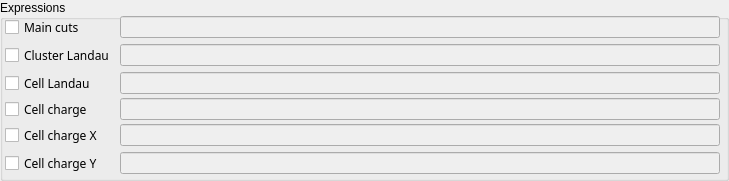
    <widget class="QGroupBox" name="groupBox_8">
     <property name="geometry">
      <rect>
       <x>4</x>
       <y>4</y>
       <width>729</width>
       <height>181</height>
      </rect>
     </property>
     <property name="title">
      <string>Expressions</string>
     </property>
     <widget class="customLineEdit" name="chargeCuts5LE">
      <property name="enabled">
       <bool>false</bool>
      </property>
      <property name="geometry">
       <rect>
        <x>120</x>
        <y>44</y>
        <width>600</width>
        <height>22</height>
       </rect>
      </property>
      <property name="palette">
       <palette>
        <active>
         <colorrole role="Text">
          <brush brushstyle="SolidPattern">
           <color alpha="255">
            <red>0</red>
            <green>0</green>
            <blue>255</blue>
           </color>
          </brush>
         </colorrole>
        </active>
        <inactive>
         <colorrole role="Text">
          <brush brushstyle="SolidPattern">
           <color alpha="255">
            <red>0</red>
            <green>0</green>
            <blue>255</blue>
           </color>
          </brush>
         </colorrole>
        </inactive>
        <disabled>
         <colorrole role="Text">
          <brush brushstyle="SolidPattern">
           <color alpha="255">
            <red>118</red>
            <green>118</green>
            <blue>117</blue>
           </color>
          </brush>
         </colorrole>
        </disabled>
       </palette>
      </property>
      <property name="font">
       <font>
        <weight>75</weight>
        <bold>true</bold>
       </font>
      </property>
      <property name="toolTip">
       <string>&lt;!DOCTYPE HTML PUBLIC &quot;-//W3C//DTD HTML 4.0//EN&quot; &quot;http://www.w3.org/TR/REC-html40/strict.dtd&quot;&gt;
&lt;html&gt;&lt;head&gt;&lt;meta name=&quot;qrichtext&quot; content=&quot;1&quot; /&gt;&lt;style type=&quot;text/css&quot;&gt;
p, li { white-space: pre-wrap; }
&lt;/style&gt;&lt;/head&gt;&lt;body style=&quot; font-family:'Sans Serif'; font-size:9pt; font-weight:400; font-style:normal;&quot;&gt;
&lt;table style=&quot;-qt-table-type: root; margin-top:4px; margin-bottom:4px; margin-left:4px; margin-right:4px;&quot;&gt;
&lt;tr&gt;
&lt;td style=&quot;border: none;&quot;&gt;
&lt;p align=&quot;center&quot; style=&quot; margin-top:0px; margin-bottom:0px; margin-left:0px; margin-right:0px; -qt-block-indent:0; text-indent:0px;&quot;&gt;&lt;span style=&quot; font-size:18pt; font-weight:600; text-decoration: underline; color:#0000ff;&quot;&gt;ROOT filename&lt;/span&gt;&lt;/p&gt;
&lt;p style=&quot;-qt-paragraph-type:empty; margin-top:0px; margin-bottom:0px; margin-left:0px; margin-right:0px; -qt-block-indent:0; text-indent:0px;&quot;&gt;&lt;/p&gt;
&lt;p style=&quot; margin-top:0px; margin-bottom:0px; margin-left:0px; margin-right:0px; -qt-block-indent:0; text-indent:0px;&quot;&gt;The full path of the selected ROOT&lt;/p&gt;
&lt;p style=&quot; margin-top:0px; margin-bottom:0px; margin-left:0px; margin-right:0px; -qt-block-indent:0; text-indent:0px;&quot;&gt;input data file (these files contain&lt;/p&gt;
&lt;p style=&quot; margin-top:0px; margin-bottom:0px; margin-left:0px; margin-right:0px; -qt-block-indent:0; text-indent:0px;&quot;&gt;event objects).&lt;/p&gt;&lt;/td&gt;&lt;/tr&gt;&lt;/table&gt;&lt;/body&gt;&lt;/html&gt;</string>
      </property>
      <property name="text">
       <string/>
      </property>
      <property name="readOnly">
       <bool>false</bool>
      </property>
     </widget>
     <widget class="customLineEdit" name="chargeCuts3LE">
      <property name="enabled">
       <bool>false</bool>
      </property>
      <property name="geometry">
       <rect>
        <x>120</x>
        <y>124</y>
        <width>600</width>
        <height>22</height>
       </rect>
      </property>
      <property name="palette">
       <palette>
        <active>
         <colorrole role="Text">
          <brush brushstyle="SolidPattern">
           <color alpha="255">
            <red>0</red>
            <green>0</green>
            <blue>255</blue>
           </color>
          </brush>
         </colorrole>
        </active>
        <inactive>
         <colorrole role="Text">
          <brush brushstyle="SolidPattern">
           <color alpha="255">
            <red>0</red>
            <green>0</green>
            <blue>255</blue>
           </color>
          </brush>
         </colorrole>
        </inactive>
        <disabled>
         <colorrole role="Text">
          <brush brushstyle="SolidPattern">
           <color alpha="255">
            <red>118</red>
            <green>118</green>
            <blue>117</blue>
           </color>
          </brush>
         </colorrole>
        </disabled>
       </palette>
      </property>
      <property name="font">
       <font>
        <weight>75</weight>
        <bold>true</bold>
       </font>
      </property>
      <property name="toolTip">
       <string>&lt;!DOCTYPE HTML PUBLIC &quot;-//W3C//DTD HTML 4.0//EN&quot; &quot;http://www.w3.org/TR/REC-html40/strict.dtd&quot;&gt;
&lt;html&gt;&lt;head&gt;&lt;meta name=&quot;qrichtext&quot; content=&quot;1&quot; /&gt;&lt;style type=&quot;text/css&quot;&gt;
p, li { white-space: pre-wrap; }
&lt;/style&gt;&lt;/head&gt;&lt;body style=&quot; font-family:'Sans Serif'; font-size:9pt; font-weight:400; font-style:normal;&quot;&gt;
&lt;table style=&quot;-qt-table-type: root; margin-top:4px; margin-bottom:4px; margin-left:4px; margin-right:4px;&quot;&gt;
&lt;tr&gt;
&lt;td style=&quot;border: none;&quot;&gt;
&lt;p align=&quot;center&quot; style=&quot; margin-top:0px; margin-bottom:0px; margin-left:0px; margin-right:0px; -qt-block-indent:0; text-indent:0px;&quot;&gt;&lt;span style=&quot; font-size:18pt; font-weight:600; text-decoration: underline; color:#0000ff;&quot;&gt;ROOT filename&lt;/span&gt;&lt;/p&gt;
&lt;p style=&quot;-qt-paragraph-type:empty; margin-top:0px; margin-bottom:0px; margin-left:0px; margin-right:0px; -qt-block-indent:0; text-indent:0px;&quot;&gt;&lt;/p&gt;
&lt;p style=&quot; margin-top:0px; margin-bottom:0px; margin-left:0px; margin-right:0px; -qt-block-indent:0; text-indent:0px;&quot;&gt;The full path of the selected ROOT&lt;/p&gt;
&lt;p style=&quot; margin-top:0px; margin-bottom:0px; margin-left:0px; margin-right:0px; -qt-block-indent:0; text-indent:0px;&quot;&gt;input data file (these files contain&lt;/p&gt;
&lt;p style=&quot; margin-top:0px; margin-bottom:0px; margin-left:0px; margin-right:0px; -qt-block-indent:0; text-indent:0px;&quot;&gt;event objects).&lt;/p&gt;&lt;/td&gt;&lt;/tr&gt;&lt;/table&gt;&lt;/body&gt;&lt;/html&gt;</string>
      </property>
      <property name="text">
       <string/>
      </property>
      <property name="readOnly">
       <bool>false</bool>
      </property>
     </widget>
     <widget class="QCheckBox" name="chargeMainCutsCB">
      <property name="geometry">
       <rect>
        <x>5</x>
        <y>16</y>
        <width>106</width>
        <height>22</height>
       </rect>
      </property>
      <property name="font">
       <font>
        <family>Sans Serif</family>
        <pointsize>9</pointsize>
        <weight>50</weight>
        <bold>false</bold>
       </font>
      </property>
      <property name="text">
       <string>Main cuts</string>
      </property>
     </widget>
     <widget class="customLineEdit" name="chargeMainCutsLE">
      <property name="enabled">
       <bool>false</bool>
      </property>
      <property name="geometry">
       <rect>
        <x>120</x>
        <y>16</y>
        <width>600</width>
        <height>22</height>
       </rect>
      </property>
      <property name="palette">
       <palette>
        <active>
         <colorrole role="Text">
          <brush brushstyle="SolidPattern">
           <color alpha="255">
            <red>0</red>
            <green>0</green>
            <blue>255</blue>
           </color>
          </brush>
         </colorrole>
        </active>
        <inactive>
         <colorrole role="Text">
          <brush brushstyle="SolidPattern">
           <color alpha="255">
            <red>0</red>
            <green>0</green>
            <blue>255</blue>
           </color>
          </brush>
         </colorrole>
        </inactive>
        <disabled>
         <colorrole role="Text">
          <brush brushstyle="SolidPattern">
           <color alpha="255">
            <red>118</red>
            <green>118</green>
            <blue>117</blue>
           </color>
          </brush>
         </colorrole>
        </disabled>
       </palette>
      </property>
      <property name="font">
       <font>
        <weight>75</weight>
        <bold>true</bold>
       </font>
      </property>
      <property name="toolTip">
       <string>&lt;!DOCTYPE HTML PUBLIC &quot;-//W3C//DTD HTML 4.0//EN&quot; &quot;http://www.w3.org/TR/REC-html40/strict.dtd&quot;&gt;
&lt;html&gt;&lt;head&gt;&lt;meta name=&quot;qrichtext&quot; content=&quot;1&quot; /&gt;&lt;style type=&quot;text/css&quot;&gt;
p, li { white-space: pre-wrap; }
&lt;/style&gt;&lt;/head&gt;&lt;body style=&quot; font-family:'Sans Serif'; font-size:9pt; font-weight:400; font-style:normal;&quot;&gt;
&lt;table style=&quot;-qt-table-type: root; margin-top:4px; margin-bottom:4px; margin-left:4px; margin-right:4px;&quot;&gt;
&lt;tr&gt;
&lt;td style=&quot;border: none;&quot;&gt;
&lt;p align=&quot;center&quot; style=&quot; margin-top:0px; margin-bottom:0px; margin-left:0px; margin-right:0px; -qt-block-indent:0; text-indent:0px;&quot;&gt;&lt;span style=&quot; font-size:18pt; font-weight:600; text-decoration: underline; color:#0000ff;&quot;&gt;ROOT filename&lt;/span&gt;&lt;/p&gt;
&lt;p style=&quot;-qt-paragraph-type:empty; margin-top:0px; margin-bottom:0px; margin-left:0px; margin-right:0px; -qt-block-indent:0; text-indent:0px;&quot;&gt;&lt;/p&gt;
&lt;p style=&quot; margin-top:0px; margin-bottom:0px; margin-left:0px; margin-right:0px; -qt-block-indent:0; text-indent:0px;&quot;&gt;The full path of the selected ROOT&lt;/p&gt;
&lt;p style=&quot; margin-top:0px; margin-bottom:0px; margin-left:0px; margin-right:0px; -qt-block-indent:0; text-indent:0px;&quot;&gt;input data file (these files contain&lt;/p&gt;
&lt;p style=&quot; margin-top:0px; margin-bottom:0px; margin-left:0px; margin-right:0px; -qt-block-indent:0; text-indent:0px;&quot;&gt;event objects).&lt;/p&gt;&lt;/td&gt;&lt;/tr&gt;&lt;/table&gt;&lt;/body&gt;&lt;/html&gt;</string>
      </property>
      <property name="text">
       <string/>
      </property>
      <property name="readOnly">
       <bool>false</bool>
      </property>
     </widget>
     <widget class="customLineEdit" name="chargeCuts2LE">
      <property name="enabled">
       <bool>false</bool>
      </property>
      <property name="geometry">
       <rect>
        <x>120</x>
        <y>98</y>
        <width>600</width>
        <height>22</height>
       </rect>
      </property>
      <property name="palette">
       <palette>
        <active>
         <colorrole role="Text">
          <brush brushstyle="SolidPattern">
           <color alpha="255">
            <red>0</red>
            <green>0</green>
            <blue>255</blue>
           </color>
          </brush>
         </colorrole>
        </active>
        <inactive>
         <colorrole role="Text">
          <brush brushstyle="SolidPattern">
           <color alpha="255">
            <red>0</red>
            <green>0</green>
            <blue>255</blue>
           </color>
          </brush>
         </colorrole>
        </inactive>
        <disabled>
         <colorrole role="Text">
          <brush brushstyle="SolidPattern">
           <color alpha="255">
            <red>118</red>
            <green>118</green>
            <blue>117</blue>
           </color>
          </brush>
         </colorrole>
        </disabled>
       </palette>
      </property>
      <property name="font">
       <font>
        <weight>75</weight>
        <bold>true</bold>
       </font>
      </property>
      <property name="toolTip">
       <string>&lt;!DOCTYPE HTML PUBLIC &quot;-//W3C//DTD HTML 4.0//EN&quot; &quot;http://www.w3.org/TR/REC-html40/strict.dtd&quot;&gt;
&lt;html&gt;&lt;head&gt;&lt;meta name=&quot;qrichtext&quot; content=&quot;1&quot; /&gt;&lt;style type=&quot;text/css&quot;&gt;
p, li { white-space: pre-wrap; }
&lt;/style&gt;&lt;/head&gt;&lt;body style=&quot; font-family:'Sans Serif'; font-size:9pt; font-weight:400; font-style:normal;&quot;&gt;
&lt;table style=&quot;-qt-table-type: root; margin-top:4px; margin-bottom:4px; margin-left:4px; margin-right:4px;&quot;&gt;
&lt;tr&gt;
&lt;td style=&quot;border: none;&quot;&gt;
&lt;p align=&quot;center&quot; style=&quot; margin-top:0px; margin-bottom:0px; margin-left:0px; margin-right:0px; -qt-block-indent:0; text-indent:0px;&quot;&gt;&lt;span style=&quot; font-size:18pt; font-weight:600; text-decoration: underline; color:#0000ff;&quot;&gt;ROOT filename&lt;/span&gt;&lt;/p&gt;
&lt;p style=&quot;-qt-paragraph-type:empty; margin-top:0px; margin-bottom:0px; margin-left:0px; margin-right:0px; -qt-block-indent:0; text-indent:0px;&quot;&gt;&lt;/p&gt;
&lt;p style=&quot; margin-top:0px; margin-bottom:0px; margin-left:0px; margin-right:0px; -qt-block-indent:0; text-indent:0px;&quot;&gt;The full path of the selected ROOT&lt;/p&gt;
&lt;p style=&quot; margin-top:0px; margin-bottom:0px; margin-left:0px; margin-right:0px; -qt-block-indent:0; text-indent:0px;&quot;&gt;input data file (these files contain&lt;/p&gt;
&lt;p style=&quot; margin-top:0px; margin-bottom:0px; margin-left:0px; margin-right:0px; -qt-block-indent:0; text-indent:0px;&quot;&gt;event objects).&lt;/p&gt;&lt;/td&gt;&lt;/tr&gt;&lt;/table&gt;&lt;/body&gt;&lt;/html&gt;</string>
      </property>
      <property name="text">
       <string/>
      </property>
      <property name="readOnly">
       <bool>false</bool>
      </property>
     </widget>
     <widget class="QCheckBox" name="chargeCuts2CB">
      <property name="geometry">
       <rect>
        <x>5</x>
        <y>98</y>
        <width>105</width>
        <height>22</height>
       </rect>
      </property>
      <property name="font">
       <font>
        <family>Sans Serif</family>
        <pointsize>9</pointsize>
        <weight>50</weight>
        <bold>false</bold>
       </font>
      </property>
      <property name="text">
       <string>Cell charge</string>
      </property>
     </widget>
     <widget class="QCheckBox" name="chargeCuts6CB">
      <property name="geometry">
       <rect>
        <x>5</x>
        <y>72</y>
        <width>113</width>
        <height>22</height>
       </rect>
      </property>
      <property name="font">
       <font>
        <family>Sans Serif</family>
        <pointsize>9</pointsize>
        <weight>50</weight>
        <bold>false</bold>
       </font>
      </property>
      <property name="text">
       <string>Cell Landau</string>
      </property>
     </widget>
     <widget class="customLineEdit" name="chargeCuts6LE">
      <property name="enabled">
       <bool>false</bool>
      </property>
      <property name="geometry">
       <rect>
        <x>120</x>
        <y>72</y>
        <width>600</width>
        <height>22</height>
       </rect>
      </property>
      <property name="palette">
       <palette>
        <active>
         <colorrole role="Text">
          <brush brushstyle="SolidPattern">
           <color alpha="255">
            <red>0</red>
            <green>0</green>
            <blue>255</blue>
           </color>
          </brush>
         </colorrole>
        </active>
        <inactive>
         <colorrole role="Text">
          <brush brushstyle="SolidPattern">
           <color alpha="255">
            <red>0</red>
            <green>0</green>
            <blue>255</blue>
           </color>
          </brush>
         </colorrole>
        </inactive>
        <disabled>
         <colorrole role="Text">
          <brush brushstyle="SolidPattern">
           <color alpha="255">
            <red>118</red>
            <green>118</green>
            <blue>117</blue>
           </color>
          </brush>
         </colorrole>
        </disabled>
       </palette>
      </property>
      <property name="font">
       <font>
        <weight>75</weight>
        <bold>true</bold>
       </font>
      </property>
      <property name="toolTip">
       <string>&lt;!DOCTYPE HTML PUBLIC &quot;-//W3C//DTD HTML 4.0//EN&quot; &quot;http://www.w3.org/TR/REC-html40/strict.dtd&quot;&gt;
&lt;html&gt;&lt;head&gt;&lt;meta name=&quot;qrichtext&quot; content=&quot;1&quot; /&gt;&lt;style type=&quot;text/css&quot;&gt;
p, li { white-space: pre-wrap; }
&lt;/style&gt;&lt;/head&gt;&lt;body style=&quot; font-family:'Sans Serif'; font-size:9pt; font-weight:400; font-style:normal;&quot;&gt;
&lt;table style=&quot;-qt-table-type: root; margin-top:4px; margin-bottom:4px; margin-left:4px; margin-right:4px;&quot;&gt;
&lt;tr&gt;
&lt;td style=&quot;border: none;&quot;&gt;
&lt;p align=&quot;center&quot; style=&quot; margin-top:0px; margin-bottom:0px; margin-left:0px; margin-right:0px; -qt-block-indent:0; text-indent:0px;&quot;&gt;&lt;span style=&quot; font-size:18pt; font-weight:600; text-decoration: underline; color:#0000ff;&quot;&gt;ROOT filename&lt;/span&gt;&lt;/p&gt;
&lt;p style=&quot;-qt-paragraph-type:empty; margin-top:0px; margin-bottom:0px; margin-left:0px; margin-right:0px; -qt-block-indent:0; text-indent:0px;&quot;&gt;&lt;/p&gt;
&lt;p style=&quot; margin-top:0px; margin-bottom:0px; margin-left:0px; margin-right:0px; -qt-block-indent:0; text-indent:0px;&quot;&gt;The full path of the selected ROOT&lt;/p&gt;
&lt;p style=&quot; margin-top:0px; margin-bottom:0px; margin-left:0px; margin-right:0px; -qt-block-indent:0; text-indent:0px;&quot;&gt;input data file (these files contain&lt;/p&gt;
&lt;p style=&quot; margin-top:0px; margin-bottom:0px; margin-left:0px; margin-right:0px; -qt-block-indent:0; text-indent:0px;&quot;&gt;event objects).&lt;/p&gt;&lt;/td&gt;&lt;/tr&gt;&lt;/table&gt;&lt;/body&gt;&lt;/html&gt;</string>
      </property>
      <property name="text">
       <string/>
      </property>
      <property name="readOnly">
       <bool>false</bool>
      </property>
     </widget>
     <widget class="QCheckBox" name="chargeCuts3CB">
      <property name="geometry">
       <rect>
        <x>5</x>
        <y>124</y>
        <width>105</width>
        <height>22</height>
       </rect>
      </property>
      <property name="font">
       <font>
        <family>Sans Serif</family>
        <pointsize>9</pointsize>
        <weight>50</weight>
        <bold>false</bold>
       </font>
      </property>
      <property name="text">
       <string>Cell charge X</string>
      </property>
     </widget>
     <widget class="QCheckBox" name="chargeCuts4CB">
      <property name="geometry">
       <rect>
        <x>5</x>
        <y>152</y>
        <width>105</width>
        <height>22</height>
       </rect>
      </property>
      <property name="font">
       <font>
        <family>Sans Serif</family>
        <pointsize>9</pointsize>
        <weight>50</weight>
        <bold>false</bold>
       </font>
      </property>
      <property name="text">
       <string>Cell charge Y</string>
      </property>
     </widget>
     <widget class="QCheckBox" name="chargeCuts5CB">
      <property name="geometry">
       <rect>
        <x>5</x>
        <y>44</y>
        <width>113</width>
        <height>22</height>
       </rect>
      </property>
      <property name="font">
       <font>
        <family>Sans Serif</family>
        <pointsize>9</pointsize>
        <weight>50</weight>
        <bold>false</bold>
       </font>
      </property>
      <property name="text">
       <string>Cluster Landau</string>
      </property>
     </widget>
     <widget class="customLineEdit" name="chargeCuts4LE">
      <property name="enabled">
       <bool>false</bool>
      </property>
      <property name="geometry">
       <rect>
        <x>120</x>
        <y>152</y>
        <width>600</width>
        <height>22</height>
       </rect>
      </property>
      <property name="palette">
       <palette>
        <active>
         <colorrole role="Text">
          <brush brushstyle="SolidPattern">
           <color alpha="255">
            <red>0</red>
            <green>0</green>
            <blue>255</blue>
           </color>
          </brush>
         </colorrole>
        </active>
        <inactive>
         <colorrole role="Text">
          <brush brushstyle="SolidPattern">
           <color alpha="255">
            <red>0</red>
            <green>0</green>
            <blue>255</blue>
           </color>
          </brush>
         </colorrole>
        </inactive>
        <disabled>
         <colorrole role="Text">
          <brush brushstyle="SolidPattern">
           <color alpha="255">
            <red>118</red>
            <green>118</green>
            <blue>117</blue>
           </color>
          </brush>
         </colorrole>
        </disabled>
       </palette>
      </property>
      <property name="font">
       <font>
        <weight>75</weight>
        <bold>true</bold>
       </font>
      </property>
      <property name="toolTip">
       <string>&lt;!DOCTYPE HTML PUBLIC &quot;-//W3C//DTD HTML 4.0//EN&quot; &quot;http://www.w3.org/TR/REC-html40/strict.dtd&quot;&gt;
&lt;html&gt;&lt;head&gt;&lt;meta name=&quot;qrichtext&quot; content=&quot;1&quot; /&gt;&lt;style type=&quot;text/css&quot;&gt;
p, li { white-space: pre-wrap; }
&lt;/style&gt;&lt;/head&gt;&lt;body style=&quot; font-family:'Sans Serif'; font-size:9pt; font-weight:400; font-style:normal;&quot;&gt;
&lt;table style=&quot;-qt-table-type: root; margin-top:4px; margin-bottom:4px; margin-left:4px; margin-right:4px;&quot;&gt;
&lt;tr&gt;
&lt;td style=&quot;border: none;&quot;&gt;
&lt;p align=&quot;center&quot; style=&quot; margin-top:0px; margin-bottom:0px; margin-left:0px; margin-right:0px; -qt-block-indent:0; text-indent:0px;&quot;&gt;&lt;span style=&quot; font-size:18pt; font-weight:600; text-decoration: underline; color:#0000ff;&quot;&gt;ROOT filename&lt;/span&gt;&lt;/p&gt;
&lt;p style=&quot;-qt-paragraph-type:empty; margin-top:0px; margin-bottom:0px; margin-left:0px; margin-right:0px; -qt-block-indent:0; text-indent:0px;&quot;&gt;&lt;/p&gt;
&lt;p style=&quot; margin-top:0px; margin-bottom:0px; margin-left:0px; margin-right:0px; -qt-block-indent:0; text-indent:0px;&quot;&gt;The full path of the selected ROOT&lt;/p&gt;
&lt;p style=&quot; margin-top:0px; margin-bottom:0px; margin-left:0px; margin-right:0px; -qt-block-indent:0; text-indent:0px;&quot;&gt;input data file (these files contain&lt;/p&gt;
&lt;p style=&quot; margin-top:0px; margin-bottom:0px; margin-left:0px; margin-right:0px; -qt-block-indent:0; text-indent:0px;&quot;&gt;event objects).&lt;/p&gt;&lt;/td&gt;&lt;/tr&gt;&lt;/table&gt;&lt;/body&gt;&lt;/html&gt;</string>
      </property>
      <property name="text">
       <string/>
      </property>
      <property name="readOnly">
       <bool>false</bool>
      </property>
     </widget>
    </widget>
